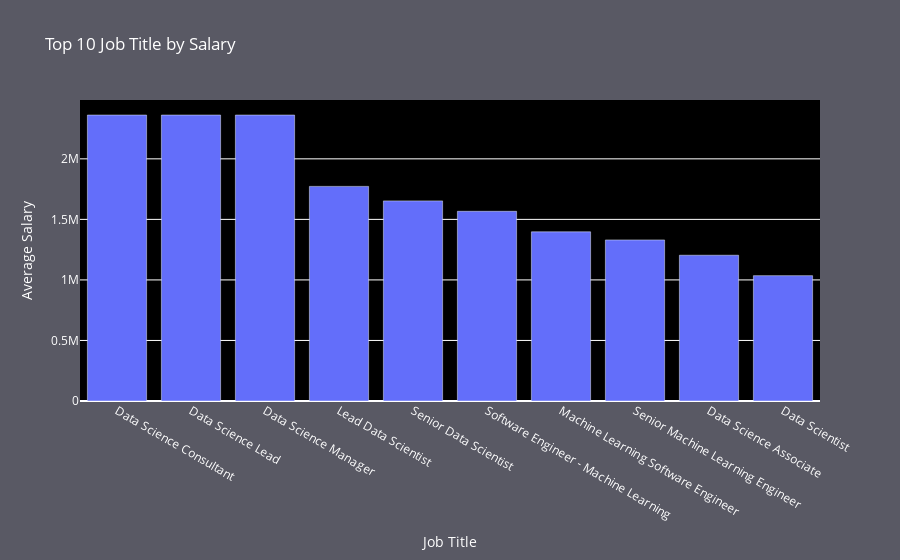

Here is the notebook cell this chart was saved with:
### Code cell
avg_salary = df.groupby('Job_Title')['Salary'].mean().reset_index()
avg_salary = avg_salary.sort_values(by='Salary', ascending=False)

top_10_job = avg_salary.head(10)
fig = go.Figure()
fig.add_trace(go.Bar(x=top_10_job['Job_Title'], y=top_10_job['Salary']))

fig.update_layout(title='Top 10 Job Title by Salary',
                  xaxis_title='Job Title',
                  yaxis_title='Average Salary',
                  plot_bgcolor='black', 
                  paper_bgcolor='#595964',  
                  font=dict(color='white'))

pyo.init_notebook_mode(connected=True)
pyo.iplot(fig)

### Figure 1 — Plotly figure (JSON) as saved in the notebook; plotly's stock layout.template omitted (floating-point values rounded to 4 significant figures)
{"data": [{"type": "bar", "x": ["Data Science Consultant", "Data Science Lead", "Data Science Manager", "Lead Data Scientist", "Senior Data Scientist", "Software Engineer - Machine Learning", "Machine Learning Software Engineer", "Senior Machine Learning Engineer", "Data Science Associate", "Data Scientist"], "y": [2361780, 2361780, 2361780, 1773000.0, 1653000.0, 1566780, 1397347, 1330000.0, 1203913, 1035000.0]}], "layout": {"font": {"color": "white"}, "paper_bgcolor": "#595964", "plot_bgcolor": "black", "title": {"text": "Top 10 Job Title by Salary"}, "xaxis": {"title": {"text": "Job Title"}}, "yaxis": {"title": {"text": "Average Salary"}}}}
